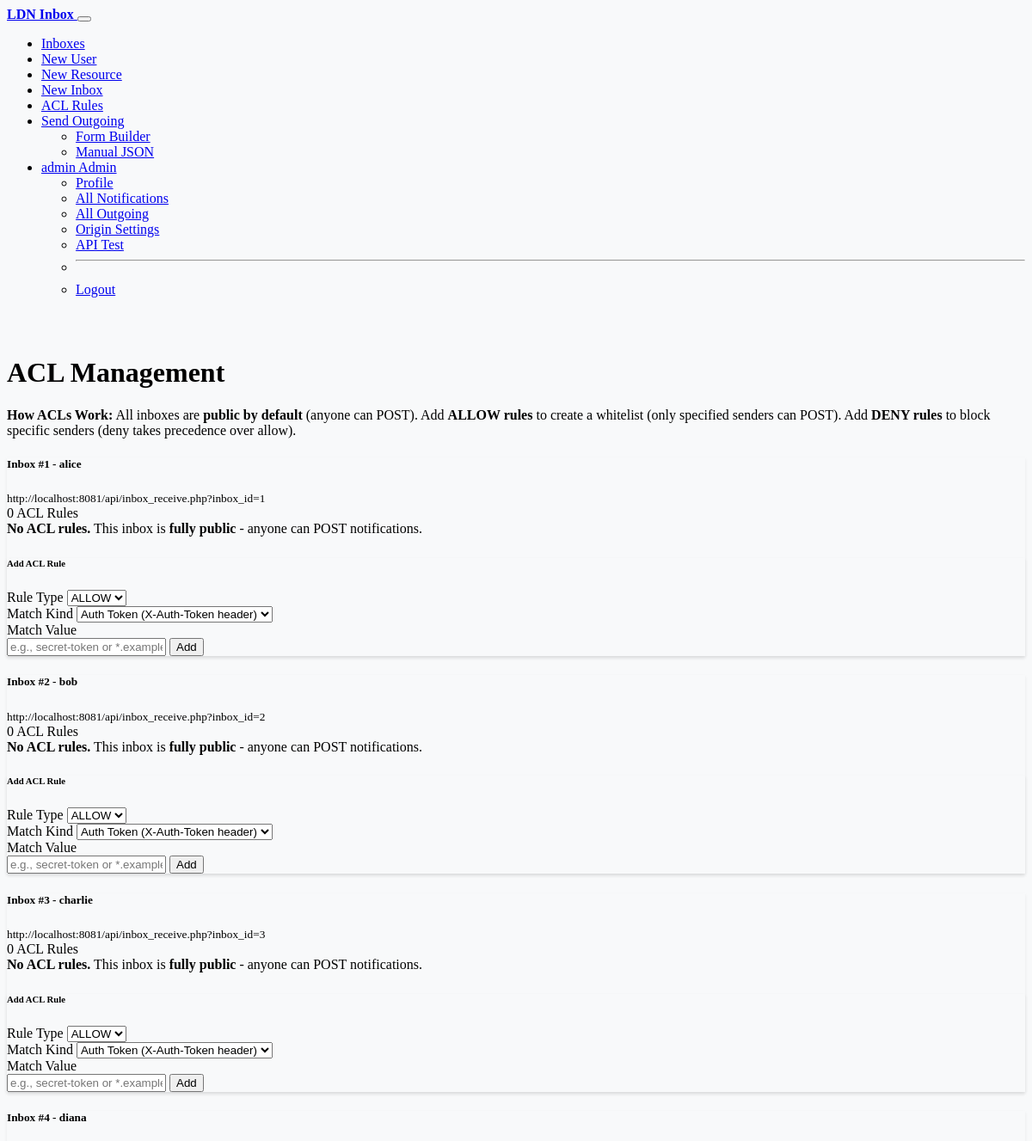
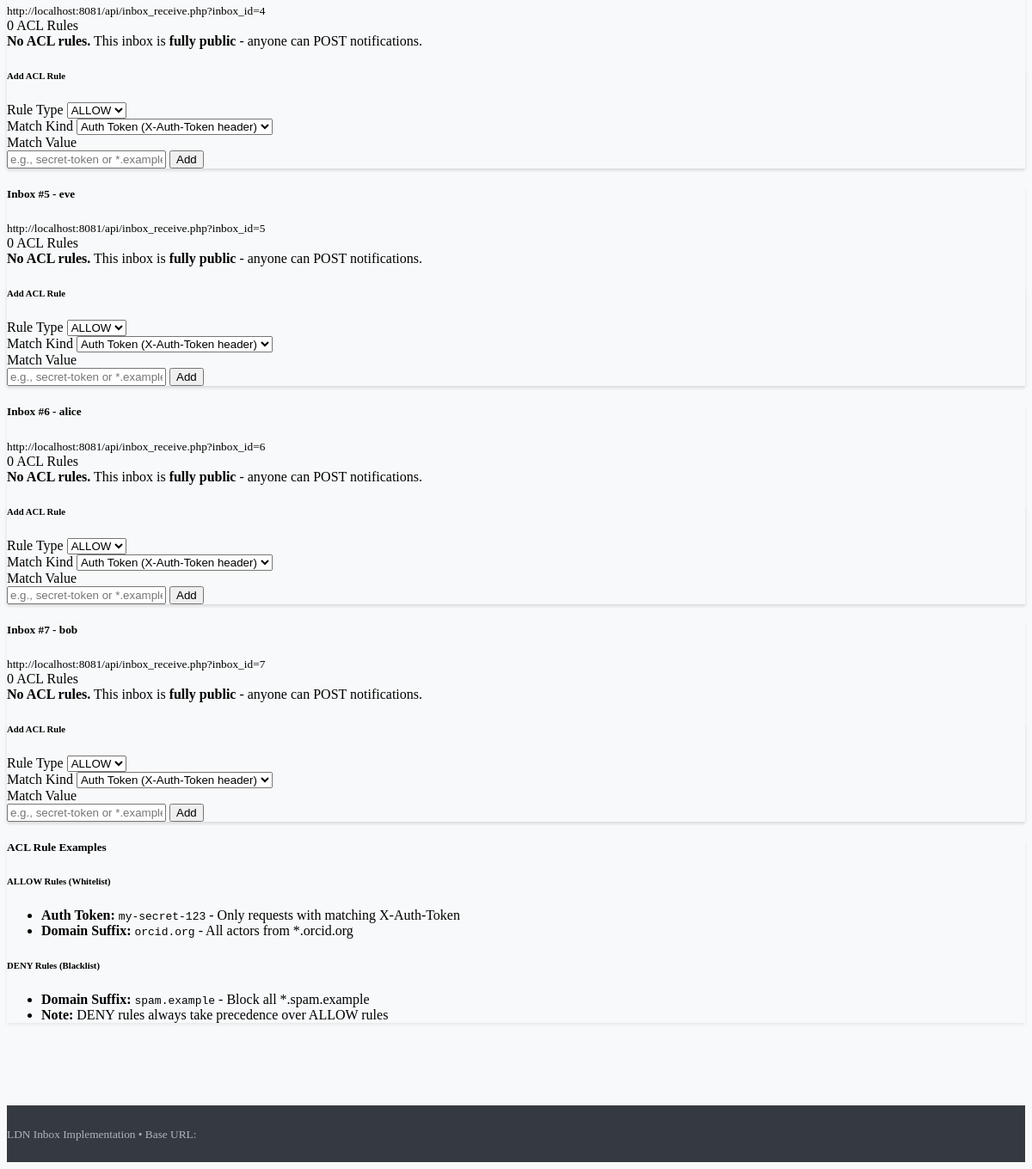
/?p=acl_manage (signed in), run on the app's committed database (2 pictures, top to bottom).
### tables this page shows
CREATE TABLE i_inboxes (
  id            BIGINT UNSIGNED PRIMARY KEY AUTO_INCREMENT,
  owner_user_id BIGINT UNSIGNED NOT NULL,
  inbox_iri     VARCHAR(1024) NOT NULL,
  resource_iri  VARCHAR(2048) NULL,                      
  visibility    ENUM('public','private') NOT NULL DEFAULT 'public', 
  is_primary    TINYINT(1) NOT NULL DEFAULT 0,          
  created_at    TIMESTAMP NOT NULL DEFAULT CURRENT_TIMESTAMP,
  CONSTRAINT fk_inboxes_owner FOREIGN KEY (owner_user_id) REFERENCES u_users(id),
  UNIQUE KEY uq_inbox_iri (inbox_iri(768))
);

CREATE TABLE u_users (
  id            BIGINT UNSIGNED PRIMARY KEY AUTO_INCREMENT,
  username      VARCHAR(300) NOT NULL UNIQUE,
  password_hash VARCHAR(255) NULL,
  role          ENUM('admin', 'user') NOT NULL DEFAULT 'user',
  last_login    TIMESTAMP NULL,
  webid_iri     VARCHAR(3000) NULL,
  actor_name    VARCHAR(500) NULL,
  actor_type    VARCHAR(255) NULL DEFAULT 'Person',
  created_at    TIMESTAMP NOT NULL DEFAULT CURRENT_TIMESTAMP
);

### src/auth.php (called while the page is built, shortened)
<?php
function isLoggedIn(): bool
{
  return isset($_SESSION['user_id']) && isset($_SESSION['username']);
}
function isAdmin(): bool
{
  return isLoggedIn() && ($_SESSION['role'] ?? 'user') === 'admin';
}
function currentUser(): ?array
{
  return [
    'id' => $_SESSION['user_id'],
    'username' => $_SESSION['username'],
    'role' => $_SESSION['role'] ?? 'user',
  ];
}

### public/pages/acl_manage.php (the view, shortened to what this page needs)
<?php
$pdo = db();
if (isAdmin()) {
    $inboxes = $pdo->query("
        SELECT i_inboxes.id,
               i_inboxes.inbox_iri,
               u_users.username as owner_username,
               i_inboxes.owner_user_id,
               (SELECT COUNT(*) FROM i_inbox_acls WHERE inbox_id = i_inboxes.id) as acl_count
        FROM i_inboxes
        JOIN u_users ON i_inboxes.owner_user_id = u_users.id
        ORDER BY i_inboxes.id ASC
    ")->fetchAll();
}
$matchKinds = [
    'auth_token' => 'Auth Token (X-Auth-Token header)',
    'exact_actor' => 'Exact Actor IRI',
    'actor_iri_prefix' => 'Actor IRI Prefix',
    'domain_suffix' => 'Actor Domain Suffix',
    'mtls_dn' => 'mTLS Distinguished Name (stub)'
];
?>
<div class="row">
    <div class="col-lg-10">
        <h1 class="mb-4">
            <i class="bi bi-shield-lock text-primary me-2"></i>ACL Management
        </h1>
        <div class="alert alert-info">
            <strong>How ACLs Work:</strong> All inboxes are <strong>public by default</strong> (anyone can POST).
            Add <strong>ALLOW rules</strong> to create a whitelist (only specified senders can POST).
            Add <strong>DENY rules</strong> to block specific senders (deny takes precedence over allow).
        </div>
        <?php if (empty($inboxes)): ?>
            <div class="alert alert-warning">
                <i class="bi bi-inbox me-2"></i>No inboxes found. <a href="?p=new_inbox" class="alert-link">Create an inbox first</a>.
            </div>
        <?php else: ?>
            <?php foreach ($inboxes as $inbox): ?>
                <?php
                $stmt = $pdo->prepare("SELECT * FROM i_inbox_acls WHERE inbox_id = :inbox_id ORDER BY id ASC");
                $stmt->execute([':inbox_id' => $inbox['id']]);
                $rules = $stmt->fetchAll();
                ?>
                <div class="card mb-4">
                    <div class="card-header bg-light">
                        <div class="row align-items-center">
                            <div class="col">
                                <h5 class="mb-0">
                                    <i class="bi bi-inbox me-2"></i>Inbox #<?= (int)$inbox['id'] ?>
                                    <span class="text-muted small">- <?= htmlspecialchars($inbox['owner_username']) ?></span>
                                </h5>
                                <small class="text-muted font-monospace"><?= htmlspecialchars($inbox['inbox_iri']) ?></small>
                            </div>
                            <div class="col-auto">
                                <span class="badge bg-<?= $inbox['acl_count'] > 0 ? 'success' : 'warning' ?>">
                                    <?= (int)$inbox['acl_count'] ?> ACL <?= $inbox['acl_count'] == 1 ? 'Rule' : 'Rules' ?>
                                </span>
                            </div>
                        </div>
                    </div>
                    <div class="card-body">
                        <?php if (empty($rules)): ?>
                            <div class="alert alert-warning mb-3">
                                <strong>No ACL rules.</strong> This inbox is <strong>fully public</strong> - anyone can POST notifications.
                            </div>
                        <?php endif; ?>
                        <div class="card bg-light">
                            <div class="card-body">
                                <h6 class="mb-3"><i class="bi bi-plus-circle me-2"></i>Add ACL Rule</h6>
                                <form method="post">
                                    <div class="row g-2">
                                        <div class="col-md-3">
                                            <label class="form-label small">Rule Type</label>
                                            <select name="rule_type" class="form-select form-select-sm" required>
                                                <option value="allow">ALLOW</option>
                                            </select>
                                        </div>
                                        <div class="col-md-4">
                                            <label class="form-label small">Match Kind</label>
                                            <select name="match_kind" class="form-select form-select-sm" required>
                                                <?php foreach ($matchKinds as $value => $label): ?>
                                                    <option value="<?= htmlspecialchars($value) ?>"><?= htmlspecialchars($label) ?></option>
                                                <?php endforeach; ?>
                                            </select>
                                        </div>
                                        <div class="col-md-5">
                                            <label class="form-label small">Match Value</label>
                                            <div class="input-group input-group-sm">
                                                <input type="text" name="match_value" class="form-control font-monospace"
                                                       placeholder="e.g., secret-token or *.example.org" required>
                                                <button type="submit" class="btn btn-primary">
                                                    <i class="bi bi-plus-lg"></i> Add
                                                </button>
                                            </div>
                                        </div>
                                    </div>
                                </form>
                            </div>
                        </div>
                    </div>
                </div>
            <?php endforeach; ?>
        <?php endif; ?>
        <div class="card bg-light">
            <div class="card-body">
                <h5 class="mb-3"><i class="bi bi-book me-2"></i>ACL Rule Examples</h5>
                <div class="row">
                    <div class="col-md-6">
                        <h6>ALLOW Rules (Whitelist)</h6>
                        <ul class="small">
                            <li><strong>Auth Token:</strong> <code>my-secret-123</code> - Only requests with matching X-Auth-Token</li>
                            <li><strong>Domain Suffix:</strong> <code>orcid.org</code> - All actors from *.orcid.org</li>
                        </ul>
                    </div>
                    <div class="col-md-6">
                        <h6>DENY Rules (Blacklist)</h6>
                        <ul class="small">
                            <li><strong>Domain Suffix:</strong> <code>spam.example</code> - Block all *.spam.example</li>
                            <li><strong>Note:</strong> DENY rules always take precedence over ALLOW rules</li>
                        </ul>
                    </div>
                </div>
            </div>
        </div>
    </div>
</div>

### public/index.php (shortened to what this page needs)
<?php
require __DIR__.'/../src/auth.php';
$page = $_GET['p'] ?? 'home';
$cfg = require __DIR__.'/../src/config.php';
$baseUrl = rtrim($cfg['base_url'], '/');
$currentUser = currentUser();
?><!doctype html>
<html lang="en">
<head>
</head>
<body>
<nav class="navbar navbar-expand-lg navbar-dark bg-dark">
  <div class="container">
    <a class="navbar-brand" href="?p=home">
      <i class="bi bi-inbox-fill me-2"></i>LDN Inbox
    </a>
    <button class="navbar-toggler" type="button" data-bs-toggle="collapse" data-bs-target="#navbarNav">
    </button>
    <div class="collapse navbar-collapse" id="navbarNav">
      <ul class="navbar-nav ms-auto">
        <?php if (isLoggedIn()): ?>
        <li class="nav-item">
          <a class="nav-link <?= $page === 'home' ? 'active' : '' ?>" href="?p=home">
            <i class="bi bi-house-door me-1"></i>Inboxes
          </a>
        </li>
        <?php if (isAdmin()): ?>
        <li class="nav-item">
          <a class="nav-link <?= $page === 'new_user' ? 'active' : '' ?>" href="?p=new_user">
            <i class="bi bi-person-plus me-1"></i>New User
          </a>
        </li>
        <?php endif; ?>
        <li class="nav-item">
          <a class="nav-link <?= $page === 'new_resource' ? 'active' : '' ?>" href="?p=new_resource">
            <i class="bi bi-file-earmark-plus me-1"></i>New Resource
          </a>
        </li>
        <li class="nav-item">
          <a class="nav-link <?= $page === 'new_inbox' ? 'active' : '' ?>" href="?p=new_inbox">
            <i class="bi bi-plus-circle me-1"></i>New Inbox
          </a>
        </li>
        <li class="nav-item">
          <a class="nav-link <?= $page === 'acl_manage' ? 'active' : '' ?>" href="?p=acl_manage">
            <i class="bi bi-shield-lock me-1"></i>ACL Rules
          </a>
        </li>
        <li class="nav-item dropdown">
          <a class="nav-link dropdown-toggle <?= in_array($page, ['send', 'send_upgrade']) ? 'active' : '' ?>" href="#" role="button" data-bs-toggle="dropdown">
            <i class="bi bi-send me-1"></i>Send Outgoing
          </a>
          <ul class="dropdown-menu">
            <li><a class="dropdown-item" href="?p=send_upgrade"><i class="bi bi-ui-checks me-2"></i>Form Builder</a></li>
            <li><a class="dropdown-item" href="?p=send"><i class="bi bi-code-square me-2"></i>Manual JSON</a></li>
          </ul>
        </li>
        <li class="nav-item dropdown">
          <a class="nav-link dropdown-toggle" href="#" role="button" data-bs-toggle="dropdown">
            <i class="bi bi-person-circle me-1"></i><?= htmlspecialchars($currentUser['username']) ?>
            <?php if (isAdmin()): ?>
              <span class="badge bg-danger ms-1">Admin</span>
            <?php endif; ?>
          </a>
          <ul class="dropdown-menu dropdown-menu-end">
            <li><a class="dropdown-item" href="?p=profile"><i class="bi bi-gear me-2"></i>Profile</a></li>
            <?php if (isAdmin()): ?>
            <li><a class="dropdown-item" href="?p=admin_notifications"><i class="bi bi-shield-check me-2"></i>All Notifications</a></li>
            <li><a class="dropdown-item" href="?p=admin_outgoing"><i class="bi bi-send-check me-2"></i>All Outgoing</a></li>
            <li><a class="dropdown-item" href="?p=origin_settings"><i class="bi bi-globe me-2"></i>Origin Settings</a></li>
            <li><a class="dropdown-item" href="?p=api_test"><i class="bi bi-heartbeat me-2"></i>API Test</a></li>
            <?php endif; ?>
            <li><hr class="dropdown-divider"></li>
            <li><a class="dropdown-item" href="?p=logout"><i class="bi bi-box-arrow-right me-2"></i>Logout</a></li>
          </ul>
        </li>
        <?php endif; ?>
      </ul>
    </div>
  </div>
</nav>
<main>
  <div class="container">
    <?php include __DIR__."/pages/$page.php"; ?>
  </div>
</main>
<footer class="text-center">
  <div class="container">
    <small>
      LDN Inbox Implementation • Base URL: <?= htmlspecialchars($baseUrl) ?>
    </small>
  </div>
</footer>
</body>
</html>

### public/index.php (style rules this page uses)
body { background: #f8f9fa; }
.navbar-brand { font-weight: 600; }
main { padding: 2rem 0; min-height: calc(100vh - 200px); }
footer { background: #343a40; color: #adb5bd; padding: 1.5rem 0; margin-top: 3rem; }
.card { box-shadow: 0 0.125rem 0.25rem rgba(0,0,0,0.075); }

### data on the page
i_inboxes: id "1", owner_user.username "alice", inbox_iri "http://localhost:8081/api/inbox_receive.php?inbox_id=1", acl_count "0"
i_inboxes: id "2", owner_user.username "bob", inbox_iri "http://localhost:8081/api/inbox_receive.php?inbox_id=2", acl_count "0"
i_inboxes: id "3", owner_user.username "charlie", inbox_iri "http://localhost:8081/api/inbox_receive.php?inbox_id=3", acl_count "0"
i_inboxes: id "4", owner_user.username "diana", inbox_iri "http://localhost:8081/api/inbox_receive.php?inbox_id=4", acl_count "0"
i_inboxes: id "5", owner_user.username "eve", inbox_iri "http://localhost:8081/api/inbox_receive.php?inbox_id=5", acl_count "0"
i_inboxes: id "6", owner_user.username "alice", inbox_iri "http://localhost:8081/api/inbox_receive.php?inbox_id=6", acl_count "0"
i_inboxes: id "7", owner_user.username "bob", inbox_iri "http://localhost:8081/api/inbox_receive.php?inbox_id=7", acl_count "0"

### other printed values
$currentUser['username'] "admin"
form field match_kind "Auth Token (X-Auth-Token header)"
